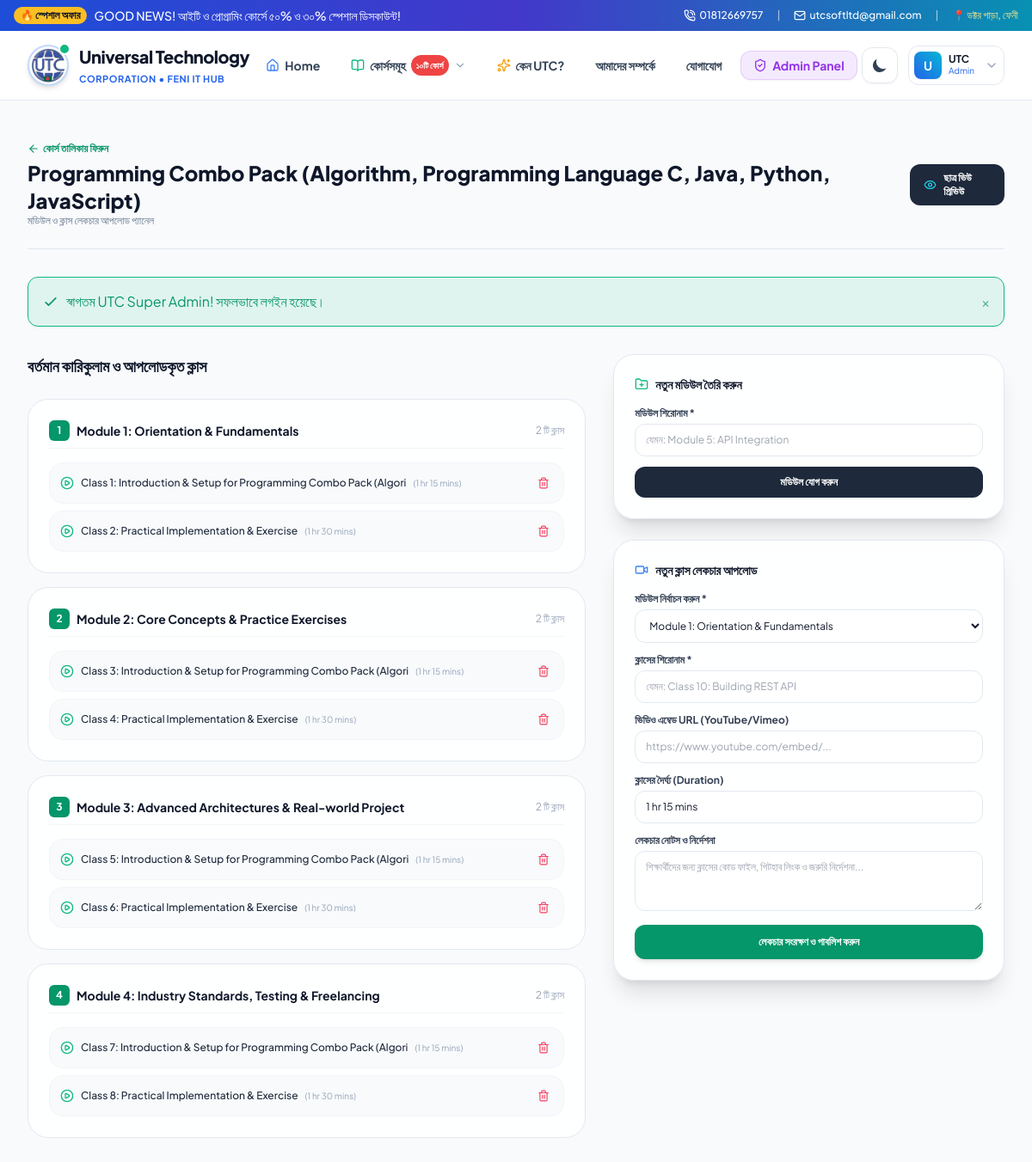
Page /teacher/lessons.php (signed in) on the committed database.
### tables this page shows
CREATE TABLE users (
        id INTEGER PRIMARY KEY AUTOINCREMENT,
        name TEXT NOT NULL,
        email TEXT UNIQUE NOT NULL,
        password TEXT NOT NULL,
        phone TEXT,
        role TEXT NOT NULL DEFAULT 'student', -- 'admin', 'teacher', 'student'
        avatar TEXT,
        bio TEXT,
        created_at DATETIME DEFAULT CURRENT_TIMESTAMP
    );

CREATE TABLE courses (
        id INTEGER PRIMARY KEY AUTOINCREMENT,
        title TEXT NOT NULL,
        slug TEXT UNIQUE NOT NULL,
        category TEXT NOT NULL,
        original_price REAL NOT NULL,
        discount_price REAL NOT NULL,
        discount_percent INTEGER DEFAULT 0,
        short_desc TEXT,
        full_desc TEXT,
        why_choose_utc TEXT,
        thumbnail TEXT,
        duration TEXT DEFAULT '4 Months',
        total_classes INTEGER DEFAULT 36,
        level TEXT DEFAULT 'Beginner to Advanced',
        teacher_id INTEGER,
        status TEXT DEFAULT 'active',
        featured INTEGER DEFAULT 1,
        created_at DATETIME DEFAULT CURRENT_TIMESTAMP,
        FOREIGN KEY (teacher_id) REFERENCES users(id) ON DELETE SET NULL
    );

CREATE TABLE modules (
        id INTEGER PRIMARY KEY AUTOINCREMENT,
        course_id INTEGER NOT NULL,
        title TEXT NOT NULL,
        sort_order INTEGER DEFAULT 1,
        FOREIGN KEY (course_id) REFERENCES courses(id) ON DELETE CASCADE
    );

CREATE TABLE lessons (
        id INTEGER PRIMARY KEY AUTOINCREMENT,
        module_id INTEGER NOT NULL,
        course_id INTEGER NOT NULL,
        title TEXT NOT NULL,
        video_url TEXT,
        duration TEXT DEFAULT '45 mins',
        notes TEXT,
        resource_file TEXT,
        sort_order INTEGER DEFAULT 1,
        FOREIGN KEY (module_id) REFERENCES modules(id) ON DELETE CASCADE,
        FOREIGN KEY (course_id) REFERENCES courses(id) ON DELETE CASCADE
    );

### teacher/lessons.php (the view, shortened to what the rows shown need)
<?php
require_once __DIR__ . '/../config/database.php';
require_once __DIR__ . '/../config/auth.php';
require_once __DIR__ . '/../config/helpers.php';
$courseId = isset($_GET['course_id']) ? (int)$_GET['course_id'] : 1;
$cStmt = $pdo->prepare("SELECT * FROM courses WHERE id = ?");
$cStmt->execute([$courseId]);
$course = $cStmt->fetch();
$mStmt = $pdo->prepare("SELECT * FROM modules WHERE course_id = ? ORDER BY sort_order ASC");
$mStmt->execute([$courseId]);
$modules = $mStmt->fetchAll();
foreach ($modules as &$mod) {
    $lStmt = $pdo->prepare("SELECT * FROM lessons WHERE module_id = ? ORDER BY sort_order ASC, id ASC");
    $lStmt->execute([$mod['id']]);
    $mod['lessons'] = $lStmt->fetchAll();
}
require_once __DIR__ . '/../includes/header.php';
require_once __DIR__ . '/../includes/navbar.php';
?>
<div class="py-12 bg-slate-50 dark:bg-[#080d1a] min-h-[calc(100vh-80px)] transition-colors duration-300">
    <div class="max-w-7xl mx-auto px-4 sm:px-6 lg:px-8 space-y-8">
        <div class="flex flex-col sm:flex-row items-start sm:items-center justify-between gap-4 pb-6 border-b border-slate-200 dark:border-slate-800">
            <div>
                <a href="courses.php" class="text-xs font-bold text-emerald-600 dark:text-emerald-400 hover:underline flex items-center gap-1 mb-1">
                    <i data-lucide="arrow-left" class="w-3.5 h-3.5"></i> কোর্স তালিকায় ফিরুন
                </a>
                <h1 class="text-2xl font-extrabold text-slate-900 dark:text-white">
                    <?= sanitize($course['title']) ?>
                </h1>
                <p class="text-xs text-slate-500">মডিউল ও ক্লাস লেকচার আপলোড প্যানেল</p>
            </div>
        </div>
        <div class="grid grid-cols-1 lg:grid-cols-12 gap-8 items-start">
            <div class="lg:col-span-7 space-y-6">
                <h2 class="text-lg font-bold text-slate-900 dark:text-white">
                    বর্তমান কারিকুলাম ও আপলোডকৃত ক্লাস
                </h2>
                <?php if (empty($modules)): ?>
                    <div class="p-8 rounded-3xl glass-panel border border-slate-200 dark:border-slate-800 text-center text-xs text-slate-500">
                        এখনো কোনো মডিউল যোগ করা হয়নি। ডানপাশের ফর্ম থেকে নতুন মডিউল তৈরি করুন।
                    </div>
                <?php else: ?>
                    <div class="space-y-4">
                        <?php foreach ($modules as $mIdx => $mod): ?>
                            <div class="p-6 rounded-3xl glass-panel border border-slate-200 dark:border-slate-800 space-y-3">
                                <div class="flex items-center justify-between pb-2 border-b border-slate-100 dark:border-slate-800">
                                    <div class="flex items-center gap-2">
                                        <span class="w-6 h-6 rounded-md bg-emerald-600 text-white font-bold text-xs flex items-center justify-center">
                                            <?= $mIdx + 1 ?>
                                        </span>
                                        <h3 class="font-bold text-slate-900 dark:text-white text-sm">
                                            <?= sanitize($mod['title']) ?>
                                        </h3>
                                    </div>
                                    <span class="text-xs text-slate-400"><?= count($mod['lessons']) ?> টি ক্লাস</span>
                                </div>
                                <div class="space-y-2 pt-1">
                                    <?php if (empty($mod['lessons'])): ?>
                                        <p class="text-xs text-slate-400 italic">এই মডিউলে এখনও কোনো ক্লাস যোগ করা হয়নি।</p>
                                    <?php else: ?>
                                        <?php foreach ($mod['lessons'] as $les): ?>
                                            <div class="p-3 rounded-2xl bg-slate-50 dark:bg-slate-800/50 border border-slate-100 dark:border-slate-800 flex items-center justify-between text-xs gap-3">
                                                <div class="flex items-center gap-2 truncate">
                                                    <i data-lucide="play-circle" class="w-4 h-4 text-emerald-500 shrink-0"></i>
                                                    <span class="font-medium text-slate-800 dark:text-slate-200 truncate"><?= sanitize($les['title']) ?></span>
                                                    <span class="text-[10px] text-slate-400 shrink-0">(<?= sanitize($les['duration']) ?>)</span>
                                                </div>
                                                <a href="lessons.php?course_id=<?= $courseId ?>&delete_lesson=<?= $les['id'] ?>" onclick="return confirm('এই লেকচারটি মুছে ফেলতে চান?')" class="text-rose-500 hover:text-rose-700 font-bold shrink-0 p-1">
                                                    <i data-lucide="trash-2" class="w-3.5 h-3.5"></i>
                                                </a>
                                            </div>
                                        <?php endforeach; ?>
                                    <?php endif; ?>
                                </div>
                            </div>
                        <?php endforeach; ?>
                    </div>
                <?php endif; ?>
            </div>
        </div>
    </div>
</div>
<?php require_once __DIR__ . '/../includes/footer.php'; ?>

### includes/navbar.php (shortened to what the rows shown need)
<?php
$currentUser = getCurrentUser();
?>
<header class="sticky top-0 z-50 glass-nav transition-colors duration-300">
    <div class="max-w-7xl mx-auto px-4 sm:px-6 lg:px-8">
        <div class="flex items-center justify-between h-20">
            <div class="flex items-center space-x-3">
                <?php if ($currentUser): ?>
                    <div class="relative group">
                        <button type="button" class="flex items-center gap-2 p-1.5 rounded-xl border border-slate-200 dark:border-slate-700/60 bg-white dark:bg-slate-800 text-left focus:outline-none group-hover:border-blue-500/50 group-hover:ring-2 group-hover:ring-blue-500/20 transition-all duration-200">
                            <div class="w-8 h-8 rounded-lg bg-gradient-to-tr from-blue-600 to-cyan-500 text-white font-bold text-sm flex items-center justify-center shadow-sm">
                                <?= strtoupper(substr($currentUser['name'], 0, 1)) ?>
                            </div>
                            <div class="hidden sm:block pr-1">
                                <p class="text-xs font-bold text-slate-900 dark:text-white leading-none"><?= sanitize(explode(' ', $currentUser['name'])[0]) ?></p>
                                <p class="text-[10px] text-blue-600 dark:text-cyan-400 capitalize"><?= $currentUser['role'] ?></p>
                            </div>
                            <i data-lucide="chevron-down" class="w-4 h-4 text-slate-400 group-hover:rotate-180 transition-transform duration-200"></i>
                        </button>
                    </div>
                <?php endif; ?>
            </div>
        </div>
    </div>
</header>

### rows in the picture
users: name "U", name "UTC", role "Admin"
courses: title "Programming Combo Pack (Algorithm, Programming Language C, Java, Python, JavaScript)"
modules: title "Module 1: Orientation & Fundamentals", count($mod['lessons']) "2"
lessons: title "Class 1: Introduction & Setup for Programming Combo Pack (Algori", duration "1 hr 15 mins"
lessons: title "Class 2: Practical Implementation & Exercise", duration "1 hr 30 mins"
modules: title "Module 2: Core Concepts & Practice Exercises", count($mod['lessons']) "2"
lessons: title "Class 3: Introduction & Setup for Programming Combo Pack (Algori", duration "1 hr 15 mins"
lessons: title "Class 4: Practical Implementation & Exercise", duration "1 hr 30 mins"
modules: title "Module 3: Advanced Architectures & Real-world Project", count($mod['lessons']) "2"
lessons: title "Class 5: Introduction & Setup for Programming Combo Pack (Algori", duration "1 hr 15 mins"
lessons: title "Class 6: Practical Implementation & Exercise", duration "1 hr 30 mins"
modules: title "Module 4: Industry Standards, Testing & Freelancing", count($mod['lessons']) "2"
lessons: title "Class 7: Introduction & Setup for Programming Combo Pack (Algori", duration "1 hr 15 mins"
lessons: title "Class 8: Practical Implementation & Exercise", duration "1 hr 30 mins"

### other values in the picture
$flash['message'] "স্বাগতম UTC Super Admin! সফলভাবে লগইন হয়েছে।"
form field module_id "Module 1: Orientation & Fundamentals"
